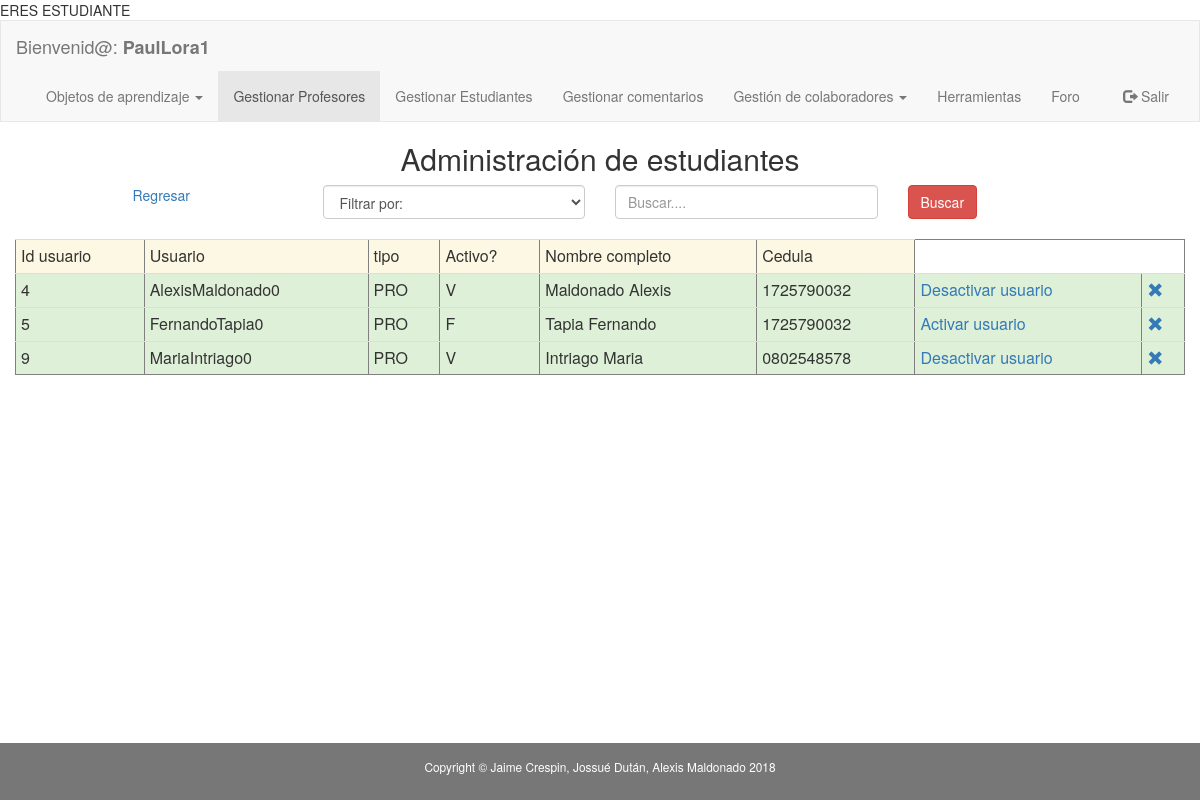
The app's page /aplicacion/modulos_administrador/adm_ejecutar_buscar_profesores.php (signed in) with its own data.
### tables this page shows
CREATE TABLE `profesor` (
  `idprofesor` int(11) NOT NULL,
  `ci` varchar(10) DEFAULT NULL,
  `nombres` varchar(45) DEFAULT NULL,
  `apellidos` varchar(45) DEFAULT NULL,
  `id_departamento` int(11) DEFAULT NULL,
  `id_facultad` int(11) DEFAULT NULL,
  `mail` varchar(45) DEFAULT NULL,
  `id_usuario` int(11) DEFAULT NULL,
  `fecha_nacimiento` varchar(45) DEFAULT NULL,
  `genero` varchar(1) DEFAULT NULL,
  `ciudad` varchar(10) DEFAULT NULL,
  `domicilio` varchar(60) DEFAULT NULL,
  `celular` varchar(15) DEFAULT NULL,
  `convencional` varchar(15) DEFAULT NULL
);

CREATE TABLE `usuario` (
  `idUsuario` int(11) NOT NULL,
  `usuario` varchar(45) DEFAULT NULL,
  `contrasenia` varchar(45) DEFAULT NULL,
  `tipo_usuario` varchar(3) DEFAULT NULL,
  `activo` varchar(1) DEFAULT NULL,
  `cambio_de_clave` varchar(1) DEFAULT NULL,
  `foto` varchar(45) DEFAULT ''
);

### aplicacion/modulos_administrador/adm_ejecutar_buscar_profesores.php (the view, shortened to what this page needs)
<!DOCTYPE html PUBLIC "-//W3C//DTD XHTML 1.0 Transitional//EN" "http://www.w3.org/TR/xhtml1/DTD/xhtml1-transitional.dtd">
<html xmlns="http://www.w3.org/1999/xhtml" lang="es">
    <head>
        <link rel="stylesheet" href="../../plugins/bootstrap/css/bootstrap.min.css"></link>
    </head>
    <body>
        <?php include './navbar_adm_profesores.php'; ?>
        <div class="container-fluid text-center">
            <div class="row content">
                <div class="col-sm-12 text-center">
                    <h2> Administración de estudiantes</h2>
                    <form onsubmit="return validar_busqueda_cedula()" action="../modulos_administrador/adm_ejecutar_buscar_profesores.php" method="post" enctype="multipart/form-data">
                        <div class="col-md-3">
                            <a href="adm_buscar_profesores.php">Regresar</a>
                        </div>
                        <div class="col-md-3 text-left ">
                            <select class= "form-control" name="tipo_criterio" dir="ltr" required id="select_criterio">
                                <option value="">Filtrar por:</option>
                            </select></br>
                        </div>
                        <div class="col-md-3 text-center">
                            <input type="text" class="form-control" id="criterio_busqueda" placeholder="Buscar...." name="criterio_busqueda" required></br>
                        </div>
                        <div class="col-md-3 text-left">
                            <button id="registrar" type="submit" class="btn btn-danger">Buscar</button>
                        </div>
                    </form>
                    <?php
                    $statement = 'select u.*,p.nombres, p.apellidos, p.ci,p.mail from usuario as u, profesor as p where u.idUsuario=p.id_usuario';
                    $conexion = new Conexion();
                    $consulta = $conexion->prepare($statement);
                    $consulta->setFetchMode(PDO::FETCH_ASSOC);
                    $consulta->execute();
                    echo '<table border ="1|1" class="table table-condensed";>';
                    echo '<tr class="warning">';
                    echo '<td>Id usuario</td>';
                    echo '<td>Usuario</td>';
                    echo '<td>tipo</td>';
                    echo '<td>Activo?</td>';
                    echo '<td>Nombre completo</td>';
                    echo '<td>Cedula</td>';
                    echo "</tr>";
                    if ($consulta->rowCount() != 0) {
                        while ($row = $consulta->fetch()) {
                            echo '<tr class="success">';
                            echo '<td>' . $row['idUsuario'] . '</td>';
                            echo '<td>' . $row['usuario'] . '</td>';
                            echo '<td>' . $row['tipo_usuario'] . '</td>';
                            echo '<td>' . $row['activo'] . '</td>';
                            echo '<td>' . $row['apellidos'] . '  ' . $row['nombres'] . '</td>';
                            echo '<td>' . $row['ci'] . '</td>';
                            if ($row['activo'] == 'V') {
                                echo '<td><a href="adm_buscar_profesores.php?id=' . $row['idUsuario'] . '&id_gestion=1">Desactivar usuario</a></td>';
                            } else {
                                echo '<td><a href="adm_buscar_profesores.php?id=' . $row['idUsuario'] . '&id_gestion=2&mail=' . $row['mail'] . '&usuario=' . $row['usuario'] . '&contrasenia=' . $row['contrasenia'] . '">Activar usuario</a></td>';
                            }
                            echo "<td><a onClick=\"javascript: return confirm('Realmente desea eliminar el profesor seleccionado? Se eliminarán los objetos de aprendizaje asociados al mismo');\" href='adm_buscar_profesores.php?id=" . $row['idUsuario'] . "&id_gestion=3'><span class='glyphicon glyphicon-remove'></a></td>";
                            echo '</tr>';
                        }
                    }
                    echo '</table>';
                    ?>
                </div>
            </div>
        </div></br></br></br>
        <footer class="label-default container-fluid text-center">
            <p class="copyright small">Copyright &copy; Jaime Crespin, Jossué Dután, Alexis Maldonado 2018</p>
        </footer>
    </body>
</html>

### aplicacion/modulos_administrador/adm_ejecutar_buscar_profesores.php (style rules this page uses)
.row.content { height: 390px }
html { min-height: 100%; position: relative; }
body { margin:0; margin-bottom: 40px; }
footer { background-color: #555; color: white; padding: 15px; position: absolute; bottom: 0; width: 100%; }
.table > tbody > tr > td { vertical-align: middle; }

### records on screen
profesor: id_usuario.idUsuario "4", id_usuario.usuario "AlexisMaldonado0", id_usuario.tipo_usuario "PRO", id_usuario.activo "V", apellidos "Maldonado", nombres "Alexis", ci "1725790032"
profesor: id_usuario.idUsuario "5", id_usuario.usuario "FernandoTapia0", id_usuario.tipo_usuario "PRO", id_usuario.activo "F", apellidos "Tapia", nombres "Fernando", ci "1725790032"
profesor: id_usuario.idUsuario "9", id_usuario.usuario "MariaIntriago0", id_usuario.tipo_usuario "PRO", id_usuario.activo "V", apellidos "Intriago", nombres "Maria", ci "0802548578"

### other values on screen
$_SESSION['usuario'] "PaulLora1"
